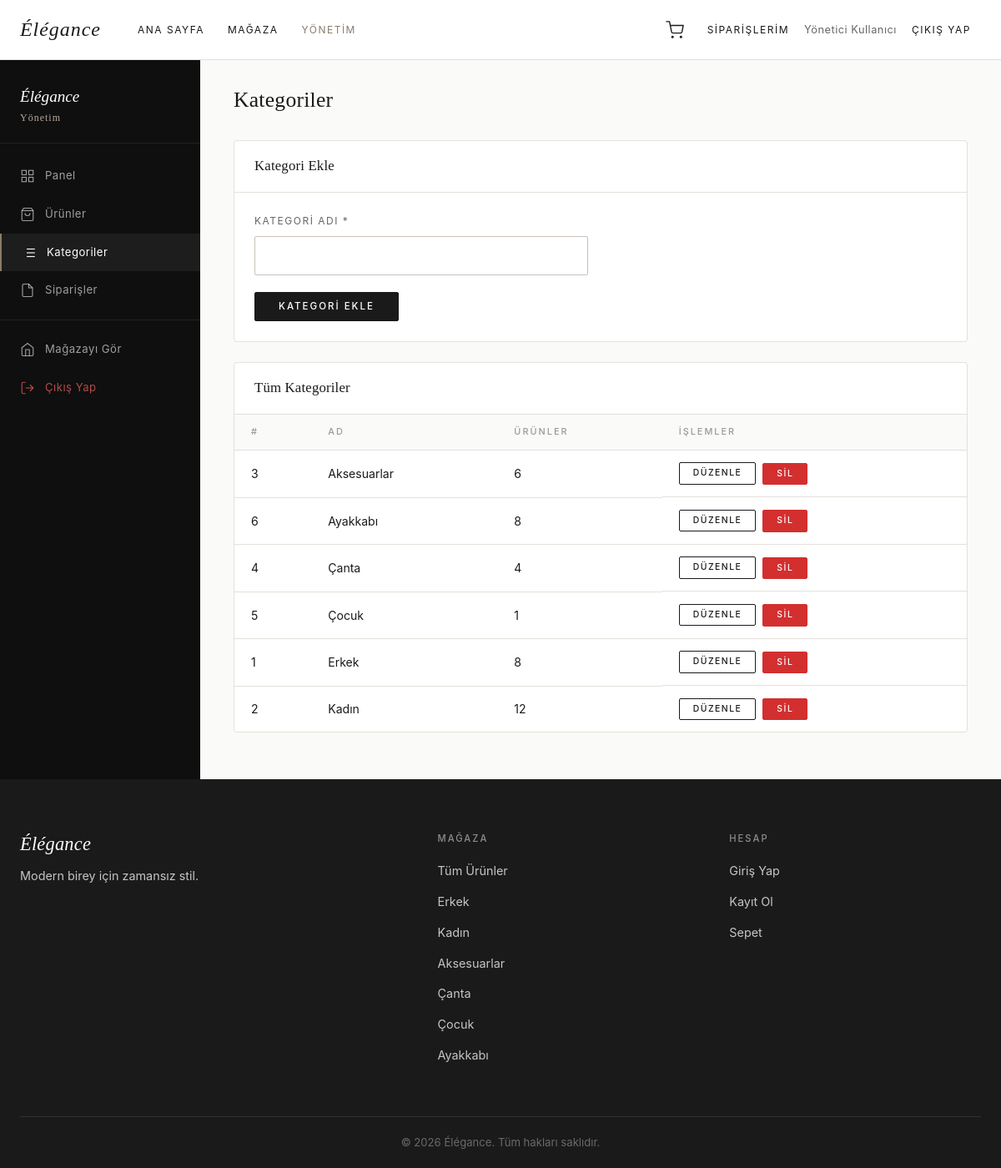
Screenshot of /admin/categories.php (signed in) with the database file from the repository.
### tables this page shows
CREATE TABLE `categories` (
  `id` int(11) NOT NULL,
  `category_name` varchar(100) NOT NULL
);

### includes/auth.php (called while the page is built, shortened)
<?php
function isLoggedIn(): bool {
    return isset($_SESSION['user_id']);
}
function isAdmin(): bool {
    return isset($_SESSION['role']) && $_SESSION['role'] === 'admin';
}

### admin/categories.php (the view, shortened to what this page needs)
<?php
require_once dirname(__DIR__) . '/includes/auth.php';
$pdo = getDB();
$editCat = null;
$categories = $pdo->query('SELECT c.*, COUNT(p.id) as product_count FROM categories c LEFT JOIN products p ON c.id = p.category_id GROUP BY c.id ORDER BY c.category_name')->fetchAll();
include dirname(__DIR__) . '/includes/header.php';
?>
<div class="admin-layout">
    <?php include __DIR__ . '/partials/sidebar.php'; ?>
    <div class="admin-main">
        <div class="admin-topbar">
            <h1 class="admin-page-title">Kategoriler</h1>
        </div>
        <div class="admin-card">
            <div class="admin-card__header">
                <h2 class="admin-card__title"><?= $editCat ? 'Kategoriyi Düzenle' : 'Kategori Ekle' ?></h2>
            </div>
            <form method="POST" action="" class="admin-form">
                <div class="form-group" style="max-width:400px">
                    <label class="form-label">Kategori Adı *</label>
                    <input type="text" name="category_name" class="form-control"
                           value="<?= htmlspecialchars($editCat['category_name'] ?? '') ?>" required>
                </div>
                <button type="submit" class="btn btn--primary">
                    <?= $editCat ? 'Kategoriyi Güncelle' : 'Kategori Ekle' ?>
                </button>
            </form>
        </div>
        <div class="admin-card">
            <div class="admin-card__header">
                <h2 class="admin-card__title">Tüm Kategoriler</h2>
            </div>
            <div class="admin-table-wrap">
                <table class="admin-table">
                    <thead>
                        <tr>
                            <th>#</th>
                            <th>Ad</th>
                            <th>Ürünler</th>
                            <th>İşlemler</th>
                        </tr>
                    </thead>
                    <tbody>
                        <?php if (empty($categories)): ?>
                        <tr><td colspan="4" class="admin-table__empty">Henüz kategori yok.</td></tr>
                        <?php else: ?>
                        <?php foreach ($categories as $cat): ?>
                        <tr>
                            <td><?= $cat['id'] ?></td>
                            <td><?= htmlspecialchars($cat['category_name']) ?></td>
                            <td><?= $cat['product_count'] ?></td>
                            <td class="admin-table__actions">
                                <a href="?action=edit&id=<?= $cat['id'] ?>" class="btn btn--secondary btn--sm">Düzenle</a>
                                <form method="POST" action="" style="display:inline"
                                      onsubmit="return confirm('Bu kategori silinsin mi? Ürünler kategorisiz kalacak.')">
                                    <button type="submit" class="btn btn--danger btn--sm">Sil</button>
                                </form>
                            </td>
                        </tr>
                        <?php endforeach; ?>
                        <?php endif; ?>
                    </tbody>
                </table>
            </div>
        </div>
    </div>
</div>
<?php include dirname(__DIR__) . '/includes/footer.php'; ?>

### includes/header.php (shortened to what this page needs)
<?php
require_once __DIR__ . '/auth.php';
?>
<!DOCTYPE html>
<html lang="tr">
<head>
    <link rel="stylesheet" href="<?= SITE_URL ?>/assets/css/style.css">
</head>
<body>
<header class="site-header" id="site-header">
    <div class="container header__inner">
        <a href="<?= SITE_URL ?>/index.php" class="header__logo">Élégance</a>
        <nav class="nav" id="main-nav">
            <a href="<?= SITE_URL ?>/index.php" class="nav__link">Ana Sayfa</a>
            <a href="<?= SITE_URL ?>/products.php" class="nav__link">Mağaza</a>
            <?php if (isAdmin()): ?>
                <a href="<?= SITE_URL ?>/admin/index.php" class="nav__link nav__link--admin">Yönetim</a>
            <?php endif; ?>
        </nav>
        <div class="header__actions">
            <a href="<?= SITE_URL ?>/cart.php" class="header__cart" aria-label="Sepet">
                <svg width="22" height="22" viewBox="0 0 24 24" fill="none" stroke="currentColor" stroke-width="1.5" stroke-linecap="round" stroke-linejoin="round">
                    <circle cx="9" cy="21" r="1"></circle>
                    <circle cx="20" cy="21" r="1"></circle>
                    <path d="M1 1h4l2.68 13.39a2 2 0 0 0 2 1.61h9.72a2 2 0 0 0 2-1.61L23 6H6"></path>
                </svg>
            </a>
            <?php if (isLoggedIn()): ?>
                <div class="header__user">
                    <a href="<?= SITE_URL ?>/siparislerim.php" class="nav__link">Siparişlerim</a>
                    <span class="header__username"><?= htmlspecialchars($_SESSION['full_name'] ?? 'Hesap') ?></span>
                    <a href="<?= SITE_URL ?>/logout.php" class="nav__link">Çıkış Yap</a>
                </div>
            <?php else: ?>
                <a href="<?= SITE_URL ?>/login.php" class="nav__link">Giriş Yap</a>
                <a href="<?= SITE_URL ?>/register.php" class="btn btn--primary btn--sm">Kayıt Ol</a>
            <?php endif; ?>
        </div>
    </div>
</header>
<main class="main-content">

### admin/partials/sidebar.php (shortened to what this page needs)
<aside class="admin-sidebar">
    <div class="admin-sidebar__brand">
        <a href="<?= SITE_URL ?>/admin/index.php">Élégance <span>Yönetim</span></a>
    </div>
    <nav class="admin-sidebar__nav">
        <a href="<?= SITE_URL ?>/admin/index.php"
           class="admin-sidebar__link <?= basename($_SERVER['PHP_SELF']) === 'index.php' ? 'active' : '' ?>">
            <svg width="18" height="18" viewBox="0 0 24 24" fill="none" stroke="currentColor" stroke-width="1.5">
                <rect x="3" y="3" width="7" height="7"></rect>
                <rect x="14" y="3" width="7" height="7"></rect>
                <rect x="14" y="14" width="7" height="7"></rect>
                <rect x="3" y="14" width="7" height="7"></rect>
            </svg>
            Panel
        </a>
        <a href="<?= SITE_URL ?>/admin/products.php"
           class="admin-sidebar__link <?= basename($_SERVER['PHP_SELF']) === 'products.php' ? 'active' : '' ?>">
            <svg width="18" height="18" viewBox="0 0 24 24" fill="none" stroke="currentColor" stroke-width="1.5">
                <path d="M6 2L3 6v14a2 2 0 002 2h14a2 2 0 002-2V6l-3-4z"></path>
                <line x1="3" y1="6" x2="21" y2="6"></line>
                <path d="M16 10a4 4 0 01-8 0"></path>
            </svg>
            Ürünler
        </a>
        <a href="<?= SITE_URL ?>/admin/categories.php"
           class="admin-sidebar__link <?= basename($_SERVER['PHP_SELF']) === 'categories.php' ? 'active' : '' ?>">
            Kategoriler
        </a>
        <a href="<?= SITE_URL ?>/admin/orders.php"
           class="admin-sidebar__link <?= basename($_SERVER['PHP_SELF']) === 'orders.php' ? 'active' : '' ?>">
            <svg width="18" height="18" viewBox="0 0 24 24" fill="none" stroke="currentColor" stroke-width="1.5">
                <path d="M14 2H6a2 2 0 00-2 2v16a2 2 0 002 2h12a2 2 0 002-2V8z"></path>
                <polyline points="14 2 14 8 20 8"></polyline>
            </svg>
            Siparişler
        </a>
        <div class="admin-sidebar__divider"></div>
        <a href="<?= SITE_URL ?>/index.php" class="admin-sidebar__link">
            <svg width="18" height="18" viewBox="0 0 24 24" fill="none" stroke="currentColor" stroke-width="1.5">
                <path d="M3 9l9-7 9 7v11a2 2 0 01-2 2H5a2 2 0 01-2-2z"></path>
                <polyline points="9 22 9 12 15 12 15 22"></polyline>
            </svg>
            Mağazayı Gör
        </a>
        <a href="<?= SITE_URL ?>/logout.php" class="admin-sidebar__link admin-sidebar__link--danger">
            <svg width="18" height="18" viewBox="0 0 24 24" fill="none" stroke="currentColor" stroke-width="1.5">
                <path d="M9 21H5a2 2 0 01-2-2V5a2 2 0 012-2h4"></path>
                <polyline points="16 17 21 12 16 7"></polyline>
                <line x1="21" y1="12" x2="9" y2="12"></line>
            </svg>
            Çıkış Yap
        </a>
    </nav>
</aside>

### includes/footer.php (shortened to what this page needs)
<footer class="footer">
    <div class="container">
        <div class="footer__grid">
            <div class="footer__brand">
                <h3 class="footer__logo">Élégance</h3>
                <p>Modern birey için zamansız stil.</p>
            </div>
            <div class="footer__links">
                <h4>Mağaza</h4>
                <ul>
                    <li><a href="<?= SITE_URL ?>/products.php">Tüm Ürünler</a></li>
                    <li><a href="<?= SITE_URL ?>/products.php?category_id=1">Erkek</a></li>
                    <li><a href="<?= SITE_URL ?>/products.php?category_id=2">Kadın</a></li>
                    <li><a href="<?= SITE_URL ?>/products.php?category_id=3">Aksesuarlar</a></li>
                    <li><a href="<?= SITE_URL ?>/products.php?category_id=4">Çanta</a></li>
                    <li><a href="<?= SITE_URL ?>/products.php?category_id=5">Çocuk</a></li>
                    <li><a href="<?= SITE_URL ?>/products.php?category_id=6">Ayakkabı</a></li>
                </ul>
            </div>
            <div class="footer__links">
                <h4>Hesap</h4>
                <ul>
                    <li><a href="<?= SITE_URL ?>/login.php">Giriş Yap</a></li>
                    <li><a href="<?= SITE_URL ?>/register.php">Kayıt Ol</a></li>
                    <li><a href="<?= SITE_URL ?>/cart.php">Sepet</a></li>
                </ul>
            </div>
        </div>
        <div class="footer__bottom">
            <p>&copy; <?= date('Y') ?> Élégance. Tüm hakları saklıdır.</p>
        </div>
    </div>
</footer>
</main>
</body>
</html>

### rows the page displays
categories: id "3", category_name "Aksesuarlar", product_count "6"
categories: id "6", category_name "Ayakkabı", product_count "8"
categories: id "4", category_name "Çanta", product_count "4"
categories: id "5", category_name "Çocuk", product_count "1"
categories: id "1", category_name "Erkek", product_count "8"
categories: id "2", category_name "Kadın", product_count "12"

### other values shown
$_SESSION['full_name'] "Yönetici Kullanıcı"
